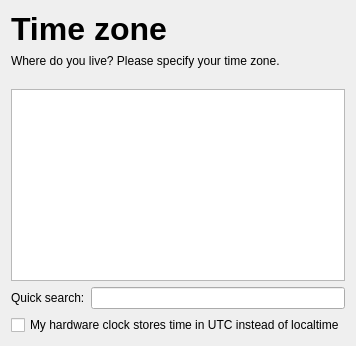
      <widget class="QWidget" name="timezonePage">
       <layout class="QVBoxLayout" name="verticalLayout_14">
        <item>
         <layout class="QHBoxLayout" name="horizontalLayout_42">
          <item>
           <widget class="QLabel" name="label_11">
            <property name="text">
             <string>&lt;!DOCTYPE HTML PUBLIC &quot;-//W3C//DTD HTML 4.0//EN&quot; &quot;http://www.w3.org/TR/REC-html40/strict.dtd&quot;&gt;
&lt;html&gt;&lt;head&gt;&lt;meta name=&quot;qrichtext&quot; content=&quot;1&quot; /&gt;&lt;style type=&quot;text/css&quot;&gt;
p, li { white-space: pre-wrap; }
&lt;/style&gt;&lt;/head&gt;&lt;body style=&quot; font-family:'Droid Sans'; font-size:10pt; font-weight:400; font-style:normal;&quot;&gt;
&lt;p style=&quot; margin-top:0px; margin-bottom:0px; margin-left:0px; margin-right:0px; -qt-block-indent:0; text-indent:0px;&quot;&gt;&lt;span style=&quot; font-family:'Tahoma'; font-size:24pt; font-weight:600;&quot;&gt;Time zone&lt;/span&gt;&lt;/p&gt;&lt;/body&gt;&lt;/html&gt;</string>
            </property>
            <property name="wordWrap">
             <bool>false</bool>
            </property>
           </widget>
          </item>
          <item>
           <spacer name="horizontalSpacer_30">
            <property name="orientation">
             <enum>Qt::Horizontal</enum>
            </property>
            <property name="sizeHint" stdset="0">
             <size>
              <width>40</width>
              <height>20</height>
             </size>
            </property>
           </spacer>
          </item>
          <item>
           <layout class="QVBoxLayout" name="verticalLayout_38">
            <item>
             <spacer name="verticalSpacer_36">
              <property name="orientation">
               <enum>Qt::Vertical</enum>
              </property>
              <property name="sizeType">
               <enum>QSizePolicy::Fixed</enum>
              </property>
              <property name="sizeHint" stdset="0">
               <size>
                <width>20</width>
                <height>9</height>
               </size>
              </property>
             </spacer>
            </item>
            <item>
             <widget class="QLabel" name="label_54">
              <property name="text">
               <string/>
              </property>
              <property name="pixmap">
               <pixmap>:/setupRoots/icons/logo_wide.svg</pixmap>
              </property>
             </widget>
            </item>
           </layout>
          </item>
         </layout>
        </item>
        <item>
         <widget class="QLabel" name="label_55">
          <property name="text">
           <string>Where do you live? Please specify your time zone.</string>
          </property>
          <property name="wordWrap">
           <bool>true</bool>
          </property>
         </widget>
        </item>
        <item>
         <spacer name="verticalSpacer_10">
          <property name="orientation">
           <enum>Qt::Vertical</enum>
          </property>
          <property name="sizeType">
           <enum>QSizePolicy::Fixed</enum>
          </property>
          <property name="sizeHint" stdset="0">
           <size>
            <width>20</width>
            <height>15</height>
           </size>
          </property>
         </spacer>
        </item>
        <item>
         <layout class="QHBoxLayout" name="horizontalLayout_15">
          <item>
           <layout class="QVBoxLayout" name="verticalLayout_13">
            <item>
             <widget class="QListWidget" name="timezoneListWidget">
              <property name="sizePolicy">
               <sizepolicy hsizetype="Expanding" vsizetype="Expanding">
                <horstretch>0</horstretch>
                <verstretch>0</verstretch>
               </sizepolicy>
              </property>
             </widget>
            </item>
            <item>
             <layout class="QHBoxLayout" name="horizontalLayout_14">
              <item>
               <widget class="QLabel" name="label_12">
                <property name="text">
                 <string>Quick search:</string>
                </property>
               </widget>
              </item>
              <item>
               <widget class="QLineEdit" name="timezoneSearchEdit"/>
              </item>
             </layout>
            </item>
            <item>
             <widget class="QCheckBox" name="utcCheckBox">
              <property name="text">
               <string>My hardware clock stores time in UTC instead of localtime</string>
              </property>
             </widget>
            </item>
           </layout>
          </item>
         </layout>
        </item>
       </layout>
      </widget>
